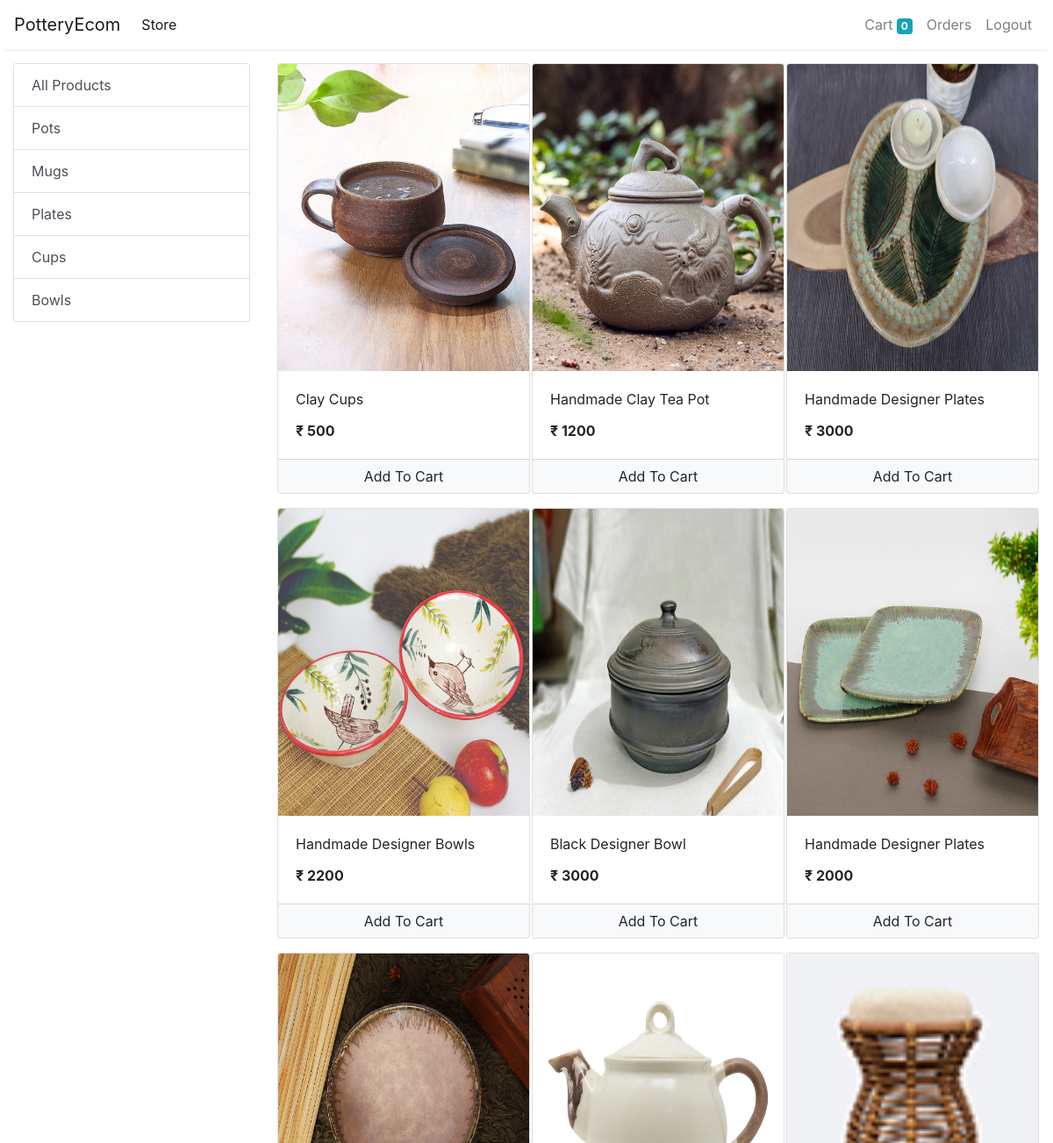
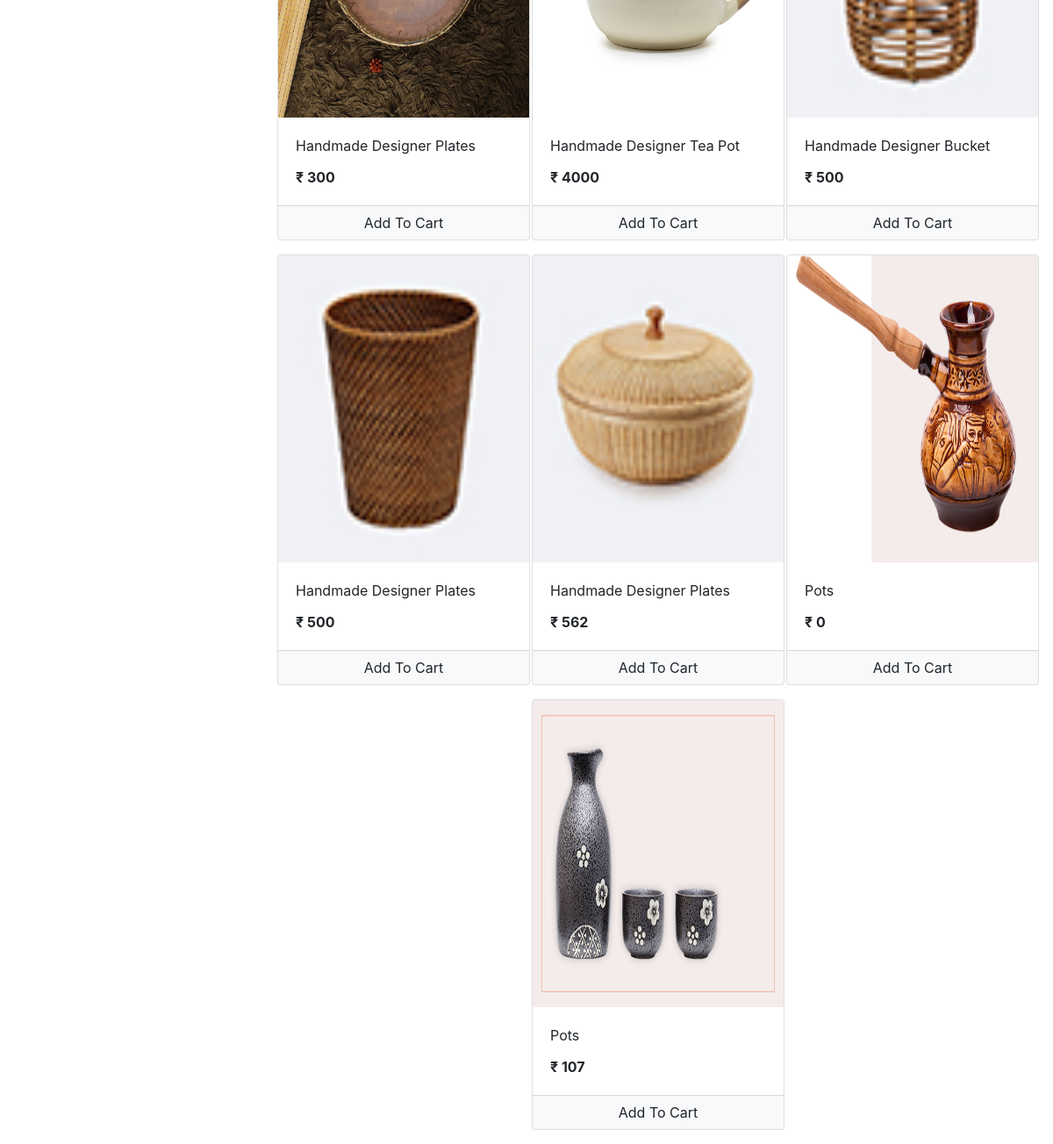
The page /store (signed in) on the database its author committed (2 pictures, top to bottom).
### store/models/category.py (models this page shows, shortened)
class Category(models.Model):
    name = models.CharField(max_length=20)
    @staticmethod
    def get_all_categories():
        return Category.objects.all()

### store/models/product.py (models this page shows, shortened)
class Product(models.Model):
    name = models.CharField(max_length=50)
    price = models.IntegerField(default=0)
    category = models.ForeignKey(Category, on_delete=models.CASCADE, default=1)
    description = models.CharField(max_length=200, default='' , null=True , blank=True)
    image = models.ImageField(upload_to='uploads/products/')
    @staticmethod
    def get_all_products():
        return Product.objects.all()

### store/views/home.py (the view)
# urls.py: path('' , include('store.urls'))
def store(request):
    cart = request.session.get('cart')
    if not cart:
        request.session['cart'] = {}
    products = None
    categories = Category.get_all_categories()
    categoryID = request.GET.get('category')
    if categoryID:
        products = Product.get_all_products_by_categoryid(categoryID)
    else:
        products = Product.get_all_products()
    data = {}
    data['products'] = products
    data['categories'] = categories
    print('you are : ', request.session.get('email'))
    return render(request, 'index.html', data)

### store/templatetags/cart.py (called while the page is built)
@register.filter(name='is_in_cart')
def is_in_cart(product  , cart):
    keys = cart.keys()
    for id in keys:
        if int(id) == product.id:
            return True
    return False;

### store/templatetags/custom_filter.py (called while the page is built)
@register.filter(name='currency')
def currency(number):
    return "₹ "+str(number)

### store/templates/index.html (shortened to what this page needs)
{% extends 'base.html' %}
{% block content %}
{% load cart %}
{% load custom_filter %}
<div class="container-fluid mt-3">
	<div class="row">
		<div class="col-lg-3 mx-auto">
			<div class="list-group">
				<a href="/" class="list-group-item list-group-item-action">All Products</a>
				{% for category in categories %}
				<a href="/?category={{category.id}}"
					class="list-group-item list-group-item-action">{{category.name}}</a>
				{% endfor %}
			</div>
		</div>
		<div id='products' class="col-lg-9 mx-auto">
			<div class="row mx-auto">
				{% for product in products %}
				<div class="card mx-auto mb-3" id={{product.id}} style="width: 18rem;">
					<img class="card-img-top" src="{{product.image.url}}" alt="Card image cap" height="350px">
					<div class="card-body">
						<p class="card-title">{{product.name}}</p>
						<p class="card-text"><b>{{product.price|currency}}</b></p>
					</div>
					<div class="card-footer p-0 no-gutters">
						{% if product|is_in_cart:request.session.cart %}
						<div class="row no-gutters">
							<form action="/#{{product.id}}" class="col-2 " method="post">
								{% csrf_token %}
								<input hidden type="text" name='product' value='{{product.id}}'>
								<input hidden type="text" name='remove' value='True'>
								<input type="submit" value=" - " class="btn btn-block btn-light border-right">
							</form>
							<div class="text-center col">{{product|cart_quantity:request.session.cart}} in Cart</div>
							<form action="/#{{product.id}}" class="col-2 " method="post">
								{% csrf_token %}
								<input hidden type="text" name='product' value='{{product.id}}'>
								<input type="submit" value=" + " class="btn btn-block btn-light border-left">
							</form>
						</div>
						{% else %}
						<form action="/#{{product.id}}" method="POST" class="btn-block">
							<input type="submit" class="float-right btn btn-light  form-control"
								value="Add To Cart">
						</form>
						{% endif %}
					</div>
				</div>
				{% endfor %}
			</div>
		</div>
	</div>
</div>
{% endblock %}

### rows shown on the page
Category: name "Pots"
Category: name "Mugs"
Category: name "Plates"
Category: name "Cups"
Category: name "Bowls"
Product: image (picture), name "Clay Cups", price "₹ 500"
Product: image (picture), name "Handmade Clay Tea Pot", price "₹ 1200"
Product: image (picture), name "Handmade Designer Plates", price "₹ 3000"
Product: image (picture), name "Handmade Designer Bowls", price "₹ 2200"
Product: image (picture), name "Black Designer Bowl", price "₹ 3000"
Product: image (picture), name "Handmade Designer Plates", price "₹ 2000"
Product: image (picture), name "Handmade Designer Plates", price "₹ 300"
Product: image (picture), name "Handmade Designer Tea Pot", price "₹ 4000"
Product: image (picture), name "Handmade Designer Bucket", price "₹ 500"
Product: image (picture), name "Handmade Designer Plates", price "₹ 500"
Product: image (picture), name "Handmade Designer Plates", price "₹ 562"
Product: image (picture), name "Pots", price "₹ 0"
Product: image (picture), name "Pots", price "₹ 107"

### other values the page prints
{{ request.session.cart.keys|length }} "0"
